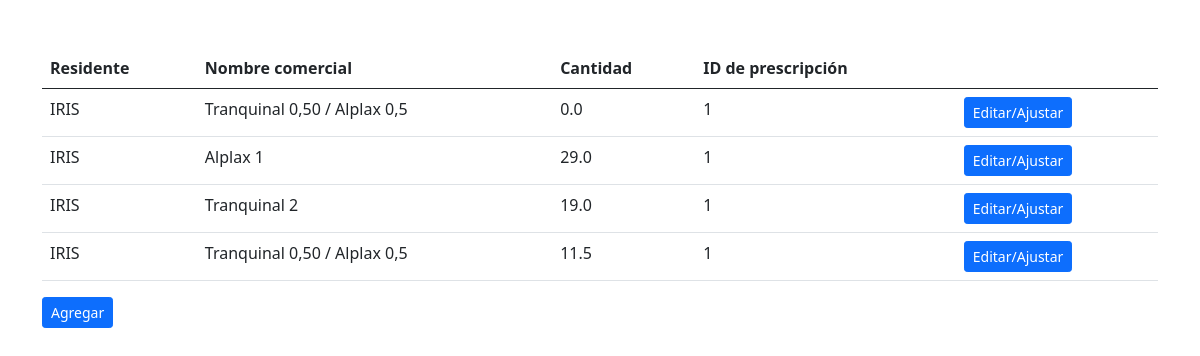
Page /stock_list/1 on the earlier database version.
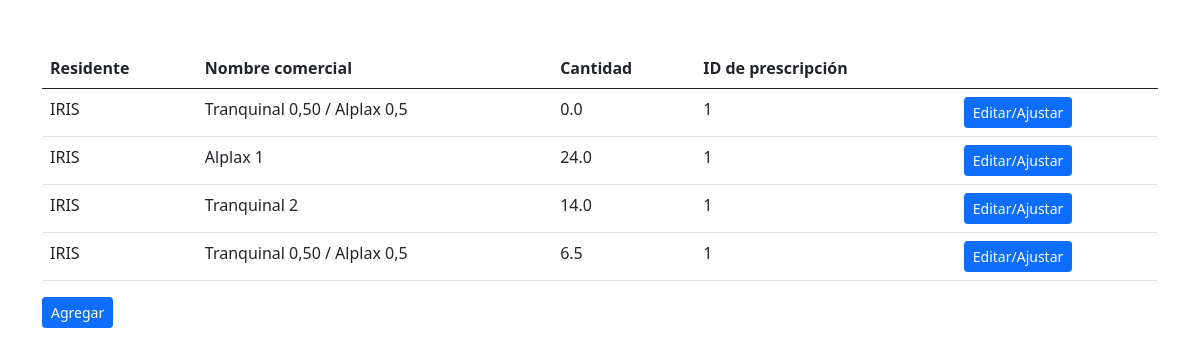
Same page on the later database version.
### tables this page shows
CREATE TABLE "stock" (
	"stock_id"	INTEGER,
	"resident_id"	INTEGER NOT NULL,
	"medication_id"	INTEGER NOT NULL,
	"amount"	REAL,
	"notes"	TEXT,
	"date"	DATE NOT NULL,
	"prescription_id"	INTEGER NOT NULL,
	PRIMARY KEY("stock_id" AUTOINCREMENT)
);

### main.py (the view)
@app.route("/stock_list/<int:prescription_id>", methods = ["GET"])
def stock_list(prescription_id):
    stock_list = get_stock_from_value("prescription_id", prescription_id)
    for stock in stock_list:
        stock.to_show_in_html()
    return render_template("/stock_list.html", stock_list = stock_list, prescription_id = prescription_id)

### src/medication.py (called while the page is built)
def create_medication_dictionary(medication_tuple):
    medication_dictionary = {
        "medication_id": medication_tuple[0],
        "drug_name": medication_tuple[1],
        "commercial_name": medication_tuple[2],
        "type": medication_tuple[3],
        "measurement_unit": medication_tuple[4],
        "amount": medication_tuple[5],
        "registration_date": medication_tuple[6]
    }
    return medication_dictionary

def get_medication_by_id(medication_id):
    with sqlite3.connect("./ayekan.db") as conn:
        cursor = conn.cursor()
        cursor.execute(f'SELECT * FROM vademecum WHERE medication_id="{medication_id}";')
        result = cursor.fetchone()
        medication_dictionary = create_medication_dictionary(result)
        medication = Medication(medication_dictionary)
        return medication

### src/resident.py (called while the page is built)
def create_resident_dictionary(resident_tuple):
    resident_dictionary = {
        "resident_id" : resident_tuple[0],
        "name" : resident_tuple[1],
        "last_name" : resident_tuple[2],
        "status" : resident_tuple[3],
        "admission_date" : resident_tuple[4],
        "birth_date" : resident_tuple[5],
        "age" : resident_tuple[6],
        "gender" : resident_tuple[7],
        "citizenship" : resident_tuple[8],
        "marital_status" : resident_tuple[9],
        "id_type" : resident_tuple[10],
        "id_number" : resident_tuple[11],
        "address" : resident_tuple[12],
        "city" : resident_tuple[13],
        "prepaid" : resident_tuple[14],
        "affiliation_number" : resident_tuple[15],
        "nickname" : resident_tuple[16]
    }
    return resident_dictionary

def get_resident_by_id(resident_id):
    with sqlite3.connect("./ayekan.db") as conn:
        cursor = conn.cursor()
        cursor.execute(f'SELECT * FROM residents WHERE resident_id="{resident_id}";')
        result = cursor.fetchone()
        resident_dictionary = create_resident_dictionary(result)
        resident = Resident(resident_dictionary)
        return resident

### src/stock.py (called while the page is built)
def create_stock_dictionary(stock_tuple):
    stock_dictionary = {
        "stock_id": stock_tuple[0],
        "resident_id": stock_tuple[1],
        "medication_id": stock_tuple[2],
        "amount": stock_tuple[3],
        "notes": stock_tuple[4],
        "date": stock_tuple[5],
        "prescription_id": stock_tuple[6]
    }
    return stock_dictionary

### app/templates/stock_list.html (shortened to what this page needs)
{% extends "base.html" %}
{% block content %}
  <table class="table table-hover">
    <thead>
      <tr>
        <th scope="col">Residente</th>
        <th scope="col">Nombre comercial</th>
        <th scope="col">Cantidad</th>
        <th scope="col">ID de prescripción</th>
        <th scope="col"></th>
      </tr>
    </thead>
    <tbody>
      {% for stock in stock_list %}
      <tr>
        <td>{{ stock.resident_id }}</td>
        <td>{{ stock.medication_id }}</td>
        <td>{{ stock.amount }}</td>
        <td>{{ stock.prescription_id }}</td>
        <td>
          <a href="{{ url_for('stock_details', stock_id = stock.stock_id) }}" class="btn btn-primary btn-sm">Editar/Ajustar</a>
        </td>
      </tr>
      {% endfor %}
    </tbody>
  </table>
  <a href="{{ url_for('new_stock', prescription_id = prescription_id) }}" class="btn btn-primary btn-sm">Agregar</a>
{% endblock %}

### app/templates/base.html (shortened to what this page needs)
<!doctype html>
<html lang="en">
    <head>
        <link href="https://cdn.jsdelivr.net/npm/bootstrap@5.0.2/dist/css/bootstrap.min.css" rel="stylesheet">
        <link rel="stylesheet" href="https://cdn.jsdelivr.net/npm/bootstrap-icons@1.5.0/font/bootstrap-icons.css">
    </head>
    <body>
        {% block body %}
            <div class="container mt-5">
                {% block content %}
                {% endblock %}
            </div>
        {% endblock %}
    </body>
</html>

Differences in the rows shown:
changed stock (number 2 of 4 on the later page): amount "29.0" → "24.0"
changed stock (number 3 of 4 on the later page): amount "19.0" → "14.0"
changed stock (number 4 of 4 on the later page): amount "11.5" → "6.5"
